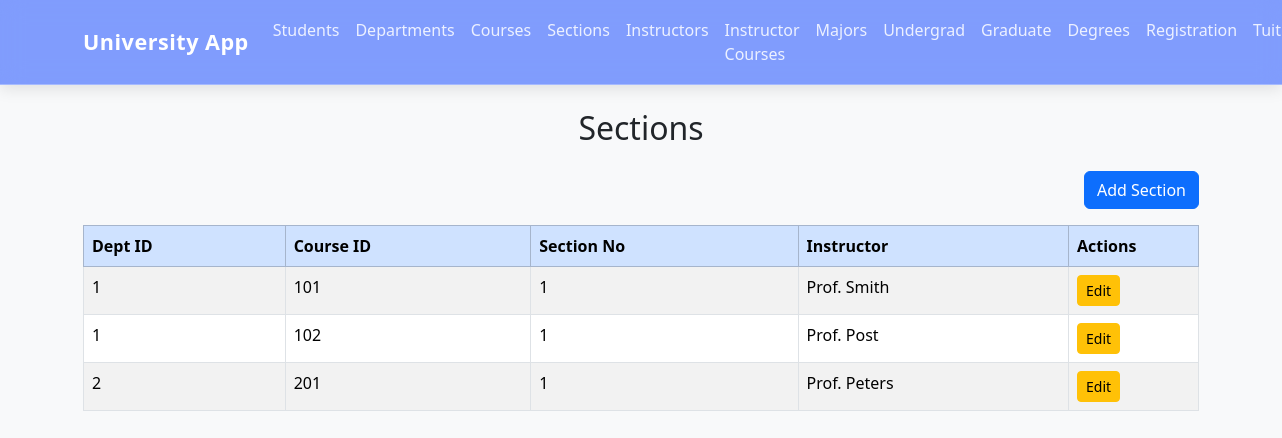
Page /sections on the committed database.
### tables this page shows
CREATE TABLE Section (
    Dept_ID INTEGER,
    Course_ID INTEGER,
    Section_No INTEGER,
    Instructor_Name TEXT,
    PRIMARY KEY (Dept_ID, Course_ID, Section_No),
    FOREIGN KEY (Dept_ID, Course_ID) REFERENCES Course(Dept_ID, Course_ID)
);

### app.py (the view)
@app.route("/sections")
def sections():
    conn = get_db_connection()
    sections = conn.execute("SELECT * FROM Section").fetchall()
    conn.close()
    return render_template("sections.html", title="Sections", sections=sections)

### app.py (called while the page is built)
def get_db_connection():
    conn = sqlite3.connect("university.db")
    conn.row_factory = sqlite3.Row
    return conn

### templates/sections.html
{% extends "base.html" %}
{% block content %}
<h2 class="mb-4 text-center">Sections</h2>
<div class="mb-3 text-end">
    <a href="/add-section" class="btn btn-primary">Add Section</a>
</div>
<table class="table table-striped table-bordered">
    <thead class="table-primary">
        <tr>
            <th>Dept ID</th>
            <th>Course ID</th>
            <th>Section No</th>
            <th>Instructor</th>
            <th style="width:130px;">Actions</th>
        </tr>
    </thead>
    <tbody>
        {% for s in sections %}
        <tr>
            <td>{{ s.Dept_ID }}</td>
            <td>{{ s.Course_ID }}</td>
            <td>{{ s.Section_No }}</td>
            <td>{{ s.Instructor_Name }}</td>
            <td>
                <a href="/update-section/{{ s.Dept_ID }}/{{ s.Course_ID }}/{{ s.Section_No }}"
                   class="btn btn-sm btn-warning">Edit</a>
            </td>
        </tr>
        {% endfor %}
    </tbody>
</table>
{% endblock %}

### rows in the picture
Section: Dept_ID "1", Course_ID "101", Section_No "1", Instructor_Name "Prof. Smith"
Section: Dept_ID "1", Course_ID "102", Section_No "1", Instructor_Name "Prof. Post"
Section: Dept_ID "2", Course_ID "201", Section_No "1", Instructor_Name "Prof. Peters"
